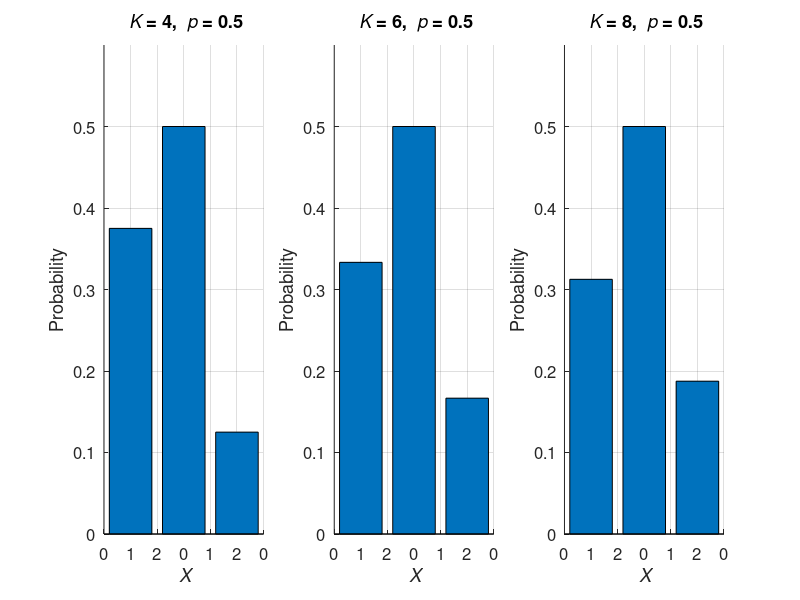
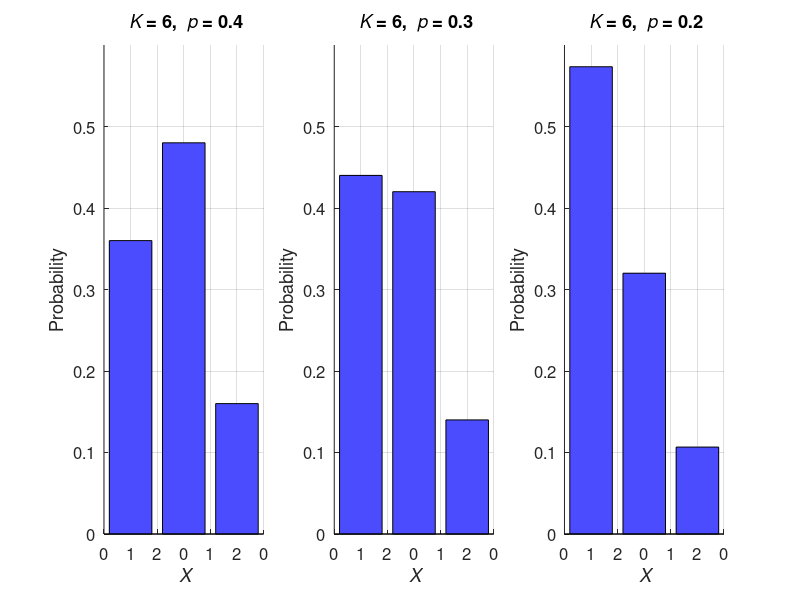
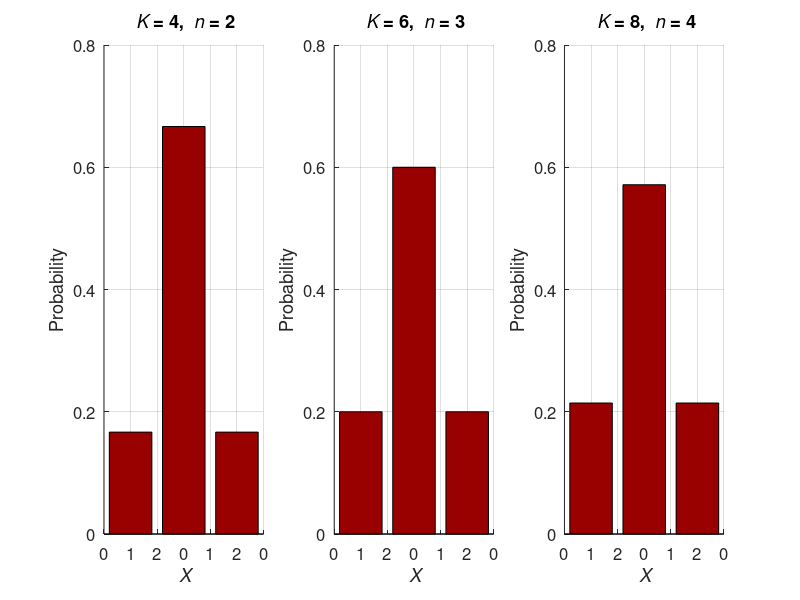
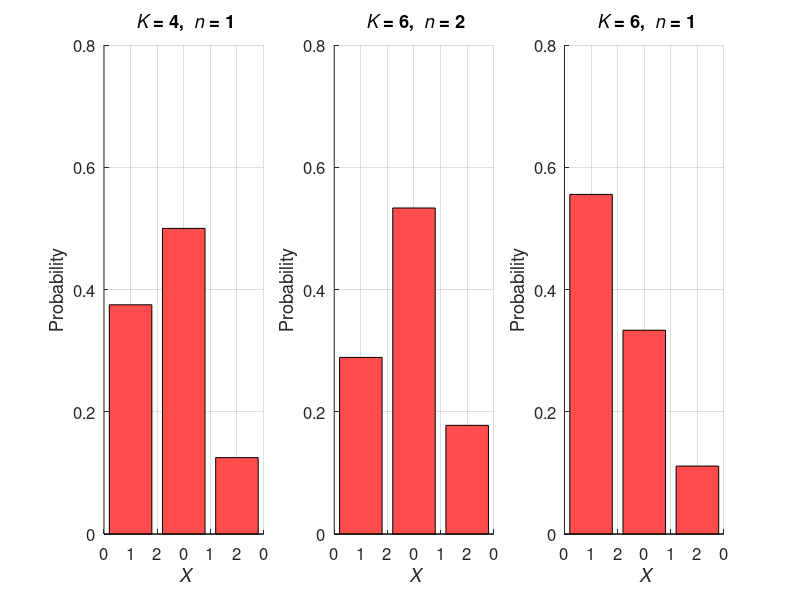

MATLAB code for these plots, in order: (Note: this script raises an error after producing the figures.)
function ProbabilityOfDifferentSexNeighbour
clc
close all

% p = probability of female gender (symmetric for male)
% K = number of embryos


figure('Un','N','Pos',[0.2,0.3,0.6,0.3]) % bar plot Case 1 p = 0.5
K = [4,6,8]; [a1,a2,a3] = p_case1(K,0.5);
for i = 1:3
    prepare_figure(i,[0,0.6])
    bar([a1(i),a2(i),a3(i)])
    title(sprintf('{\\it K} = %i, {\\it p} = 0.5',K(i)))
end

figure('Un','N','Pos',[0.2,0.3,0.6,0.3]) % bar plot Case 1 different p
p = 0.4:-.1:0.2; [a1,a2,a3] = p_case1(6,p);
for i = 1:3
    prepare_figure(i,[0,0.6])
    bar([a1(i),a2(i),a3(i)],'Facecolor',[0.3 0.3 1])
    title(sprintf('{\\it K} = 6, {\\it p} = %.1f',p(i)))
end

figure('Un','N','Pos',[0.2,0.3,0.6,0.3]) % bar plot Case 2 n = K/2
K = [4,6,8];
for i = 1:3
    [a1,a2,a3] = p_case2(K(i),K(i)/2);
    prepare_figure(i,[0,0.8])
    bar([a1,a2,a3],'FaceColor',[0.6 0 0])
    title(sprintf('{\\it K} = %i, {\\it n} = %i',K(i),K(i)/2))
end

figure('Un','N','Pos',[0.2,0.3,0.6,0.3]) % bar plot Case 2 different n
K = [4 6 6];
n = [1 2 1];
for i = 1:3
    [a1,a2,a3] = p_case2(K(i),n(i));
    prepare_figure(i,[0,0.8])
    bar([a1,a2,a3],'FaceColor',[1 0.3 0.3])
    title(sprintf('{\\it K} = %i, {\\it n} = %i',K(i),n(i)))
end


%% Case 1
[P0,P1,P2] = p_case1(2:100,0.5);
indextoplot = [1:19,49,99];
zz = [1:numel(indextoplot)-2 24 30];
zzz = [1:2:numel(indextoplot)-2 24 30];
prepare_figure(0,[0,0.6])
plot(P0(indextoplot(1:end-2)),'ks-')
plot(P1(indextoplot(1:end-2)),'r^-')
plot(P2(indextoplot(1:end-2)),'bo-')
plot(zz(end-2:end),P0(indextoplot(end-2:end)),'ks:')
plot(zz(end-2:end),P1(indextoplot(end-2:end)),'r^:')
plot(zz(end-2:end),P2(indextoplot(end-2:end)),'bo:')
set(gca,'YLim',[0 0.6],'FontSize',12,'XTick',zzz,...
    'XTickLabel',[2:2:20,50,100],'YTick',0:0.05:0.6)
xlabel('Number of foetuses in a horn ({\itK})')
ylabel('Probability')
legend('0','1','2','Location','SE')
title('{\it p} = 0.5')

[P0,P1,P2] = p_case1(2:100,0.3);
indextoplot = [1:19,49,99];
zz = [1:numel(indextoplot)-2 24 30];
zzz = [1:2:numel(indextoplot)-2 24 30];
prepare_figure(0,[0,0.6])
plot(P0(indextoplot(1:end-2)),'ks-')
plot(P1(indextoplot(1:end-2)),'r^-')
plot(P2(indextoplot(1:end-2)),'bo-')
plot(zz(end-2:end),P0(indextoplot(end-2:end)),'ks:')
plot(zz(end-2:end),P1(indextoplot(end-2:end)),'r^:')
plot(zz(end-2:end),P2(indextoplot(end-2:end)),'bo:')
set(gca,'YLim',[0 0.6],'FontSize',12,'XTick',zzz,...
    'XTickLabel',[2:2:20,50,100],'YTick',0:0.05:0.6)
xlabel('Number of foetuses in a horn ({\itK})')
ylabel('Probability')
legend('0','1','2','Location','SE')
title('{\it p} = 0.3')


%% Case 2
clear P0 P1 P2
for i = 2:100
    [P0(i-1),P1(i-1),P2(i-1)] = p_case2(i,i/2);
end
indextoplot = [1:19,49,99];
zz = [1:numel(indextoplot)-2 24 30];
zzz = [1:2:numel(indextoplot)-2 24 30];
prepare_figure(0,[0,0.6])
plot(P0(indextoplot(1:end-2)),'ks-')
plot(P1(indextoplot(1:end-2)),'r^-')
plot(P2(indextoplot(1:end-2)),'bo-')
plot(zz(end-2:end),P0(indextoplot(end-2:end)),'ks:')
plot(zz(end-2:end),P1(indextoplot(end-2:end)),'r^:')
plot(zz(end-2:end),P2(indextoplot(end-2:end)),'bo:')
set(gca,'YLim',[0 1],'FontSize',12,'XTick',zzz,...
    'XTickLabel',[2:2:20,50,100],'YTick',0:0.25:1)
xlabel('Number of foetuses in a horn ({\itK})')
ylabel('Probability')
legend('0','1','2','Location','SE')
title('{\it n} = {\it K}/2')

%% Case 2, n = 3

clear P0 P1 P2
for i = 2:100
    [P0(i-1),P1(i-1),P2(i-1)] = p_case2(i,3);
end
indextoplot = [1:19,49,99];
zz = [1:numel(indextoplot)-2 24 30];
zzz = [1:2:numel(indextoplot)-2 24 30];
prepare_figure(0,[0,0.6])
plot(P0(indextoplot(1:end-2)),'ks-')
plot(P1(indextoplot(1:end-2)),'r^-')
plot(P2(indextoplot(1:end-2)),'bo-')
plot(zz(end-2:end),P0(indextoplot(end-2:end)),'ks:')
plot(zz(end-2:end),P1(indextoplot(end-2:end)),'r^:')
plot(zz(end-2:end),P2(indextoplot(end-2:end)),'bo:')
set(gca,'YLim',[0 1],'FontSize',12,'XTick',zzz,...
    'XTickLabel',[2:2:20,50,100],'YTick',0:0.25:1)
xlabel('Number of foetuses in a horn ({\itK})')
ylabel('Probability')
legend('0','1','2','Location','E')
title('{\it n} = 3')

%% Variable p (Case 1) / n (Case 2)
Q = []; P =[];
K = 100;
ind = 1;
xp = linspace(0,1,15);
xn = round(K*xp);
for p = xp
    n = round(K*p);
    [P(ind,1),P(ind,2),P(ind,3)] = p_case1(K,p);
    [Q(ind,1),Q(ind,2),Q(ind,3)] = p_case2(K,n);
    ind = ind + 1;
end

figure, hold on, grid on
plot(xp,P(:,1),'k*-')
plot(xp,P(:,2),'rx-')
plot(xp,P(:,3),'bd-')
set(gca,'FontSize',12)
xlabel('Probability of Female')
ylabel('Probability')
legend('0','1','2','Location','N')


figure, hold on, grid on
plot(xn,Q(:,1),'k*--')
plot(xn,Q(:,2),'rx--')
plot(xn,Q(:,3),'bd--')
set(gca,'FontSize',12)
xlabel('Number of Females in a horn')
ylabel('Probability')
legend('0b','1b','2b','Location','N')

%% Upstream male Case 1
K = 10;
m = 1:K;

pM3 = 1 - 0.3.^m;
pM5 = 1 - 0.5.^m;
pM6 = 1 - 0.6.^m;

figure('Un','N','Pos',[0.2,0.3,0.6,0.38])
subplot(1,2,1)
hold on, grid on
plot(pM3,'k^-')
plot(pM5,'bo-')
plot(pM6,'rs-')
set(gca,'FontSize',14)
xlabel('Position {\it y}')
ylabel('Probability')
legend('{\it p}_{female} = 0.3','{\it p}_{female} = 0.5',...
    '{\it p}_{female} = 0.6','Location','SE')
set(gca,'Xlim',[1,K],'XTick', 1:K,...
    'XTickLabel',2:K+1,'YLim',[0.4 1.1],'YTick',0.4:0.1:1)

%% Upstream male Case 2
K = 10;
[qM3, qM5, qM6] = deal(ones(1,K));
for m = 1:K
    if m<=3
        qM3(m) = 1 - nchoosek(3,m)/nchoosek(K,m);
    end
    if m<=5
        qM5(m) = 1 - nchoosek(5,m)/nchoosek(K,m);
    end
    if m<=6
        qM6(m) = 1 - nchoosek(6,m)/nchoosek(K,m);
    end
end

subplot(1,2,2)
hold on, grid on
plot(qM3,'k^--')
plot(qM5,'bo--')
plot(qM6,'rs--')

set(gca,'FontSize',14)
xlabel('Position {\it y}')
ylabel('Probability')
legend('3 female','5 female','6 female','Location','SE')
set(gca,'Xlim',[1,K],'XTick', 1:K,...
    'XTickLabel',2:K+1,'YLim',[0.4 1.1],'YTick',0.4:0.1:1)

end


function prepare_figure(spi,yl)
if spi>0 % wide figure, subplot index
    subplot(1,3,spi)
    hold on
    set(gca,'XTickLabel',0:2,'FontSize',12,'Ylim',yl)
    grid on
    xlabel('{\it X}')
    ylabel('Probability')
else
    figure, hold on, grid on, set(gca,'FontSize',12)
    ylabel('Probability')
end
end

function [P0,P1,P2] = p_case1(K,p)
P0 = 2./K .* (p.^2 + (1-p).^2) + (K-2)./K .* (p.^3 + (1-p).^3); % X = 0
P1 = 2 * p .* (1-p); % X = 1
if numel(K) > 1
    P1 = repmat(2 * p .* (1-p),1,numel(K)); % X = 1
end
P2 = (K-2)./K .* p .* (1-p); % X = 2
end

function [Q0,Q1,Q2] = p_case2(K,n)
Q0 = (n^2.*(n-1)+(K-n).^2.*(K-n-1))./(K.^2.*(K-1)); % X = 0
Q1 = 2*n.*(K-n)./(K.*(K-1)); % X = 1
Q2 = n.*(K-n).*(K-2)./(K.^2.*(K-1)); % X = 2
end